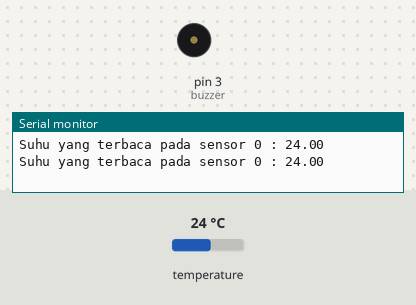
Recording of a sketch running on a simulated Arduino Uno, built with avr-gcc and run on an emulated ATmega328P. Shown: buzzer (waves = sounding, pin HIGH), the last lines printed to the serial monitor. Inputs (shaded band) come from the test bench; at power-on: temperature 24 °C.

Above: at 2.3 s.
2.4 s: temperature set to 30.6 °C
4.2 s: temperature set to 31.3 °C
At 5.7 s:
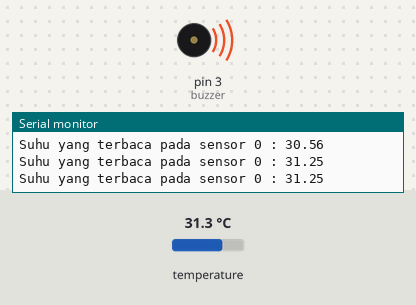
6.1 s: temperature set to 12 °C
At 6.7 s:
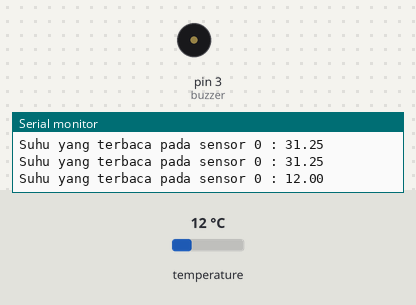
7.6 s: temperature set to 33 °C
At 9.0 s:
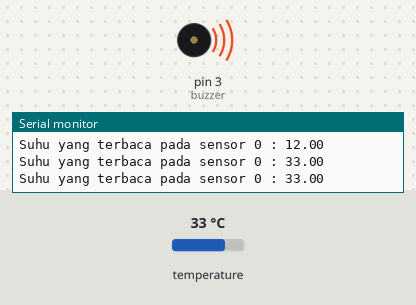
Timing chart, 0 to 10.1 s (numbered marks = the images above; inputs shaded):
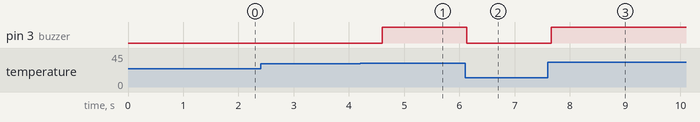

The sketch:

5-11-21_Arduino_Sensor_DS18B20.ino
```cpp
#include <OneWire.h>
#include <DallasTemperature.h>

// Inisialisasi pin yang digunakan
int sensorSuhu = 2;
int buzzer = 3;

OneWire oneWire(sensorSuhu);
DallasTemperature sensor(&oneWire);

int index1 = 0;

void setup() {
  Serial.begin(9600);
  sensor.begin();

  // Deklarasi I/O
  pinMode(buzzer, OUTPUT);

}

void loop() {
  // Membaca nilai pada sensor suhu
  sensor.requestTemperatures();
  float readSensorSuhu = sensor.getTempCByIndex(0);

  // Logika
  if(readSensorSuhu != DEVICE_DISCONNECTED_C){
    Serial.println("Suhu yang terbaca pada sensor " + String(index1) + " : " + String(readSensorSuhu));
    if(readSensorSuhu >= 31){
      digitalWrite(buzzer, HIGH);
    }
    else{
      digitalWrite(buzzer, LOW);
    }
  }
  else{
    Serial.println("Error, sensor " + String(index1) + " tidak terdeteksi!");
  }
}
```

Measured:
- the behaviour switches between 30.9 and 31 °C on temperature (found by bisection; images 0 and 1)
- after the input at 4.2 s, pin 3 (buzzer): LOW → HIGH after 0.40 s
- after the input at 6.1 s, pin 3 (buzzer): HIGH → LOW at once
- after the input at 7.6 s, pin 3 (buzzer): LOW → HIGH after 0.06 s
